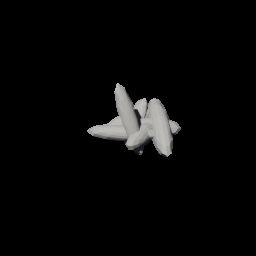
#> input picture world/props/library/bone_pile_a02/thumbnail.png, 256 x 256 px
$ python -i audit_comfy_visual_veto.py   (imports and definitions only)
#> lines starting #> are read from the running program, lines starting #| are printed output that depends on the picture
#> further down, picture is the input picture: shape (256, 256, 3); mean B, G, R 7.6, 7.8, 7.8
#!/usr/bin/env python3
"""Advisory visual-veto audit for ComfyUI organic texture candidates.

This is intentionally a veto helper, not a promotion gate. It catches obvious
bright patch islands, colored/dark landmarks, and axis-aligned panel/row
structure, then leaves the remaining cases for human/vision review.
"""

from __future__ import annotations

import argparse
import json
from datetime import date
from pathlib import Path
from typing import Any

import numpy as np
from PIL import Image, ImageFilter


ROOT = Path(__file__).resolve().parents[1]
REPO = ROOT.parent
LIBRARY = REPO / "world" / "textures" / "library"
LUMA = np.array([0.2126, 0.7152, 0.0722], dtype=np.float32)


# [15 lines left out: functions write_lf, find_albedo, not called in this run]


def load_rgb(path: Path) -> np.ndarray:
    img = Image.open(path).convert("RGB").resize((512, 512), Image.Resampling.LANCZOS)
    return np.asarray(img, dtype=np.float32) / 255.0


def axis_line_score(rgb: np.ndarray) -> float:
    img = Image.fromarray((rgb * 255).astype(np.uint8), mode="RGB")
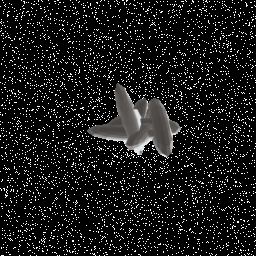
#> img: PIL image 256x256 RGB; mean R, G, B 25.5, 25.4, 25.3
    img = img.resize((256, 256), Image.Resampling.LANCZOS).filter(ImageFilter.GaussianBlur(radius=4))
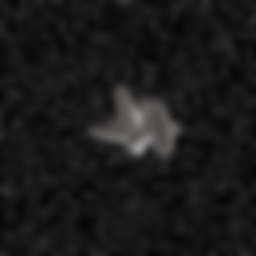
#> img: PIL image 256x256 RGB; mean R, G, B 25.4, 25.3, 25.2
    low = np.asarray(img, dtype=np.float32) / 255.0
    lum = low @ LUMA
    dx = np.abs(lum[:, 1:] - lum[:, :-1])
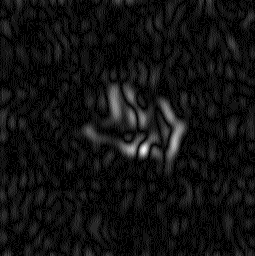
#> dx: shape (256, 255) float32; min 0, max 0.0499, mean 0.00336; drawn with min black and max white
    dy = np.abs(lum[1:, :] - lum[:-1, :])
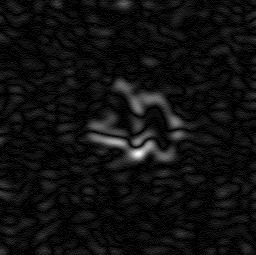
#> dy: shape (255, 256) float32; min 0, max 0.0541, mean 0.00329; drawn with min black and max white
    col = dx.mean(axis=0)
#> col = 255 values, max 0.00661 at index 172, min 0.00162 at index 205, mean 0.00336
    row = dy.mean(axis=1)
#> row = 255 values, max 0.00821 at index 140, min 0.00147 at index 208, mean 0.00329
    col_score = float(np.percentile(col, 99) / (np.median(col) + 1e-6))
#> col_score = 2.14
    row_score = float(np.percentile(row, 99) / (np.median(row) + 1e-6))
#> row_score = 2.76
    return max(col_score, row_score)


# [99 lines left out: functions audit_image, write_markdown, main, not called in this run]


# [2 lines not run here, left out]

>>> import cv2
>>> picture = cv2.imread('../../../world/props/library/bone_pile_a02/thumbnail.png')
>>> result = axis_line_score(picture)
#> result = 2.76
